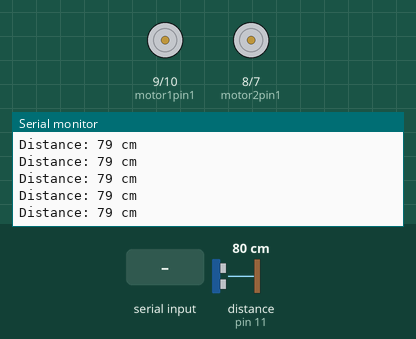
Bench run of a sketch on a simulated Arduino Uno, built with avr-gcc and run on an emulated ATmega328P. Shown: motor-driver pin pairs drawn as motors (green arrow = first pin HIGH = forward, orange = second pin HIGH = backward, longer = more drive, scaled by the enable pin), the last lines printed to the serial monitor. Wiring (inferred from the names in the program): ultrasonic range finder: trigger pin 12; echo pin 11. The inputs (shaded band) are chosen by the test bench; at power-on: distance to the obstacle (sensor on pin 11) 80 cm. The echo pulse lasts 58.3 µs per cm.

Above: at 1.2 s.
1.3 s: "F" received over Serial
2.8 s: "R" received over Serial
4.3 s: distance to the obstacle (sensor on pin 11) set to 12 cm
At 5.2 s:
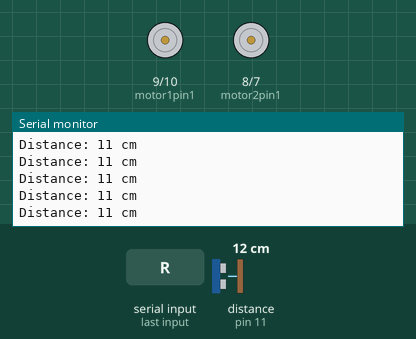
7.3 s: distance to the obstacle (sensor on pin 11) set to 9 cm
At 8.4 s:
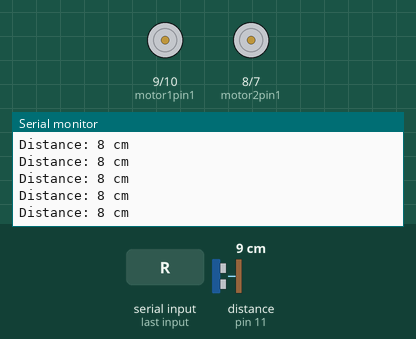
Timing chart, 0 to 9.8 s (numbered marks = the images above; inputs shaded):
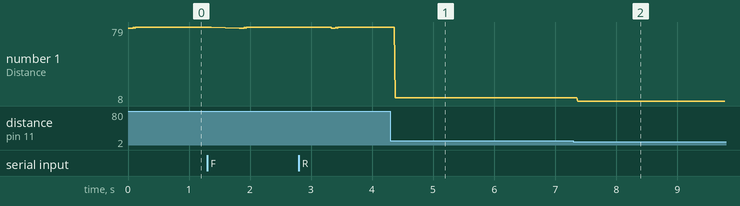

The sketch:

final_robot.ino
```cpp
int trigPin = 12;  // Ultrasonic sensor pins
int echoPin = 11;
int buzzerPin = 12;  // Buzzer pin
int enA = A0; // Enable pin for Motor 1
int motor1pin1 = 9;
int motor1pin2 = 10;
int enB = A1; // Enable pin for Motor B
int motor2pin1 = 8;
int motor2pin2 = 7;
long duration;
int distance;

void setup() {
  Serial.begin(9600);
  pinMode(trigPin, OUTPUT);
  pinMode(echoPin, INPUT);
  pinMode(buzzerPin, OUTPUT);
  pinMode(motor1pin1, OUTPUT);
  pinMode(motor2pin1, OUTPUT);
  pinMode(motor2pin2, OUTPUT);
  pinMode(motor1pin2, OUTPUT);
  pinMode(enA, OUTPUT);
  pinMode(enB, OUTPUT);
}

void loop() {
  // Ultrasonic sensor logic
  digitalWrite(trigPin, LOW);
  delayMicroseconds(2);
  digitalWrite(trigPin, HIGH);
  delayMicroseconds(10);
  digitalWrite(trigPin, LOW);

  duration = pulseIn(echoPin, HIGH);
  distance = duration * 0.034 / 2;

  Serial.print("Distance: ");
  Serial.print(distance);
  Serial.println(" cm");

  // Move the robot based on commands received from Python
  if (Serial.available() > 0) {
    char command = Serial.read();

    if (command == 'F') {
      if (dist()) {
        stop();
      } else {
        forward();
        delay(500);
        stop();

      }
    } else if (command == 'R') {
      if (dist()) {
        stop();
        delay(500);
      } else {
        right();
        delay(500);
        stop();
        }
    } else if (command == 'S') {
      stop();
    }
  }

  // Ultrasonic sensor triggers the buzzer if an object is within 10cm
  if (distance < 10) {
    digitalWrite(buzzerPin, HIGH);
    stop();
  } else {
    digitalWrite(buzzerPin, LOW);
  }
}

void forward() {
  digitalWrite(motor1pin2, HIGH);
  digitalWrite(motor1pin1, LOW);
  analogWrite(enA, 70);
  digitalWrite(motor2pin1, HIGH);
  digitalWrite(motor2pin2, LOW);
  analogWrite(enB, 70);
}
void right() {
  digitalWrite(motor1pin2, HIGH);
  digitalWrite(motor1pin1, LOW);
  digitalWrite(motor2pin1, LOW);
  digitalWrite(motor2pin2, HIGH);
  analogWrite(enA, 70);
  analogWrite(enB, 70);
}

void stop() {
  analogWrite(enA, 0);
  analogWrite(enB, 0);
}

bool dist() {
  return (distance < 10);
}
```

Measured:
- after the input at 4.3 s, the serial monitor: prints a new line after 0.08 s (image 1)
- after the input at 7.3 s, the serial monitor: prints a new line after 0.07 s (image 2)
- plotted number 1: 79 → 11 after the input at 4.3 s, 11 → 8 after the input at 7.3 s
